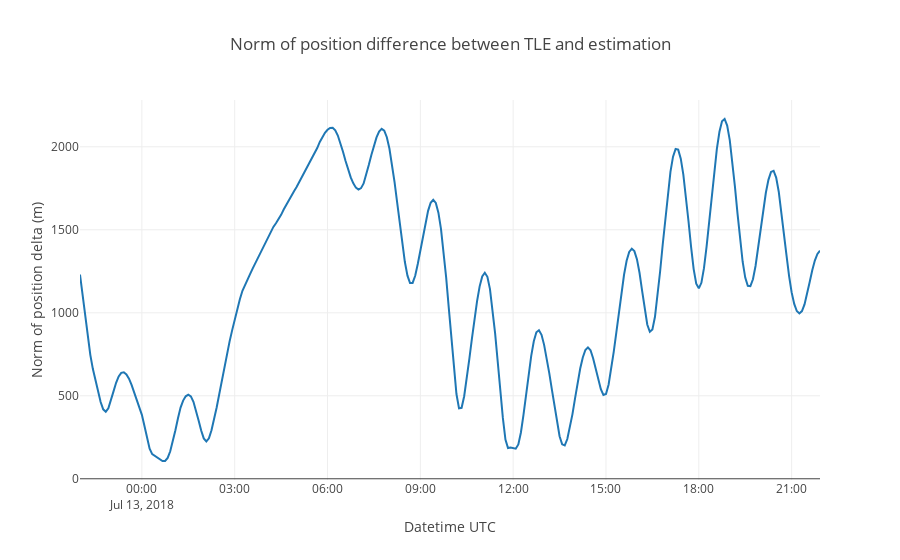

Notebook code for this chart:
### Markdown cell above
Plotting the position difference between the initial TLE and the estimated orbit.

### Code cell
# Computing norm of position difference
import numpy as np
deltaPos_norm = pd.Series(data=np.linalg.norm(
    PV_tle_tod_df[['x','y','z']] - PV_tod_df[['x','y','z']], 
    axis=1),
                         index=PV_tle_tod_df.index)

import plotly.graph_objs as go

trace = go.Scatter(
    x = deltaPos_norm.index,
    y = deltaPos_norm,
    mode='lines'
)

data = [trace]

layout = go.Layout(
    title = 'Norm of position difference between TLE and estimation',
    xaxis = dict(
        title = 'Datetime UTC'
    ),
    yaxis = dict(
        title = 'Norm of position delta (m)'
    )
)

fig = dict(data=data, layout=layout)

py.iplot(fig)

### Figure 1 — Plotly figure (JSON) as saved in the notebook; plotly's stock layout.template omitted (floating-point values rounded to 4 significant figures; data arrays with more than 128 entries replaced by an {"elided": "..."} marker saying what was removed)
{"data": [{"mode": "lines", "type": "scatter", "uid": "b2e7434b-12c6-400b-82d7-2bb199bb6182", "x": {"elided": "288 str values"}, "y": {"elided": "288 float values"}}], "layout": {"autosize": true, "title": {"text": "Norm of position difference between TLE and estimation"}, "xaxis": {"autorange": true, "range": ["2018-07-12 22:00", "2018-07-13 21:55"], "title": {"text": "Datetime UTC"}, "type": "date"}, "yaxis": {"autorange": true, "range": [-7.415, 2282.0], "title": {"text": "Norm of position delta (m)"}, "type": "linear"}}}
